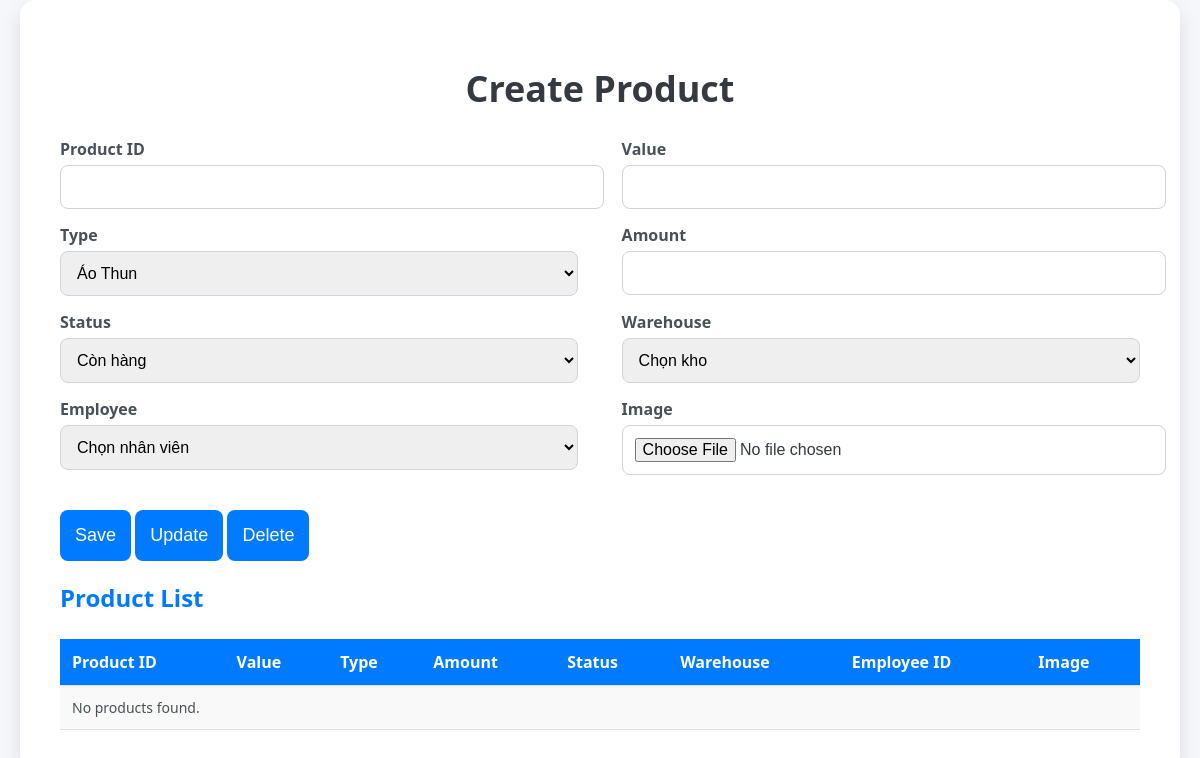
The app's page /product (signed in), older data.
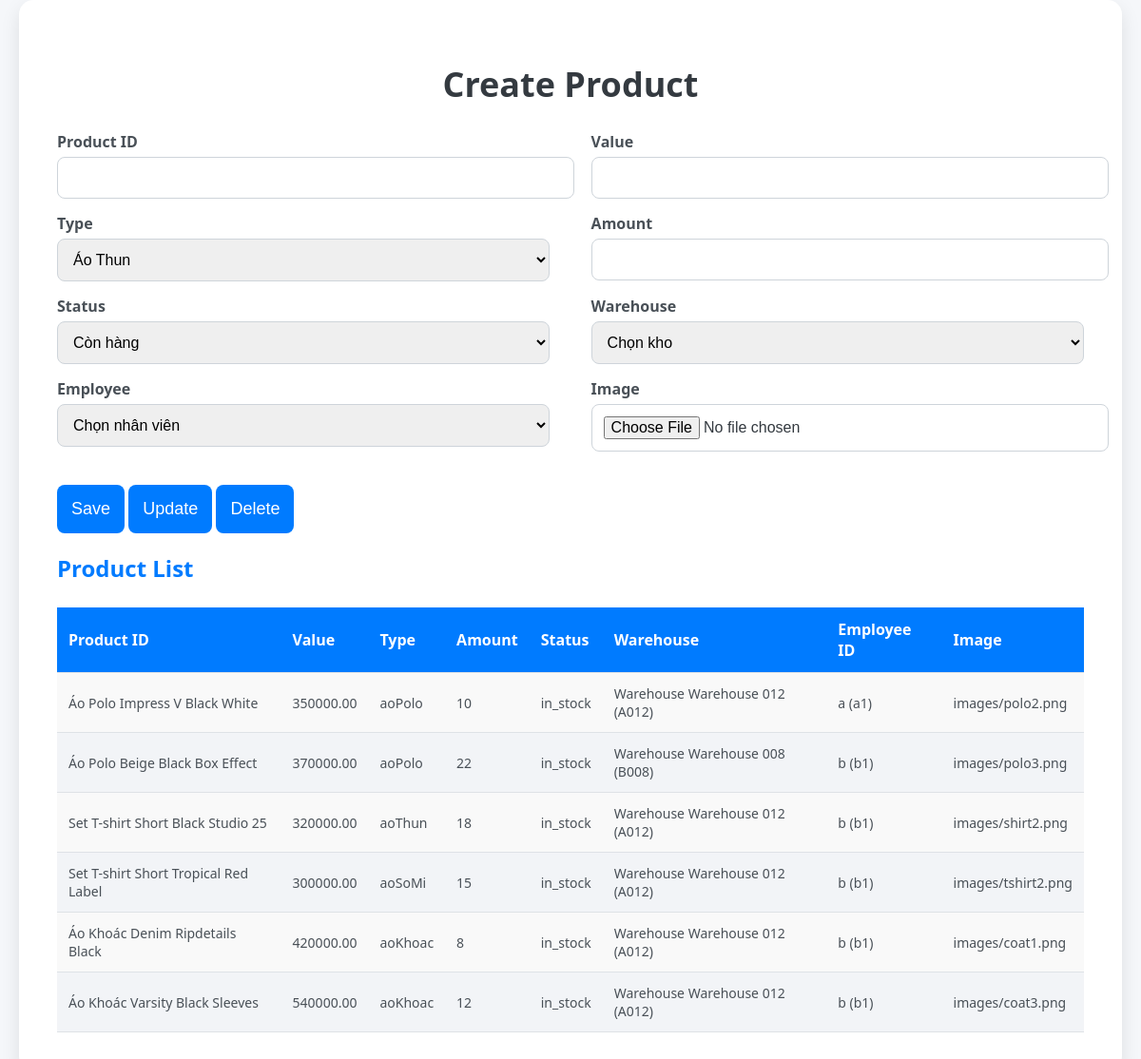
The same page, newer data.
### member/models.py (models this page shows, shortened)
class Employee(models.Model):
    STATUS_CHOICES = [
        ('Active', 'Active'),
        ('Inactive', 'Inactive'),
        ('On Leave', 'On Leave'),
    ]
    employee_id = models.CharField(max_length=10, unique=True)
    name = models.CharField(max_length=100)
    dob = models.DateField()
    phone = models.CharField(max_length=15)
    address = models.TextField()
    email = models.EmailField()
    department = models.CharField(max_length=50)
    position = models.CharField(max_length=50)
    hire_date = models.DateField()
    salary = models.DecimalField(max_digits=10, decimal_places=2)
    status = models.CharField(max_length=10, choices=STATUS_CHOICES, default='Active')
    notes = models.TextField(blank=True, null=True)
    def __str__(self):
        return f"{self.name} ({self.employee_id})"

class Warehouse(models.Model):
    warehouse_id = models.CharField(max_length=10, unique=True)
    name = models.CharField(max_length=100)
    location = models.CharField(max_length=200)
    capacity = models.PositiveIntegerField()  # Sức chứa (số lượng sản phẩm có thể lưu trữ)
    current_stock = models.PositiveIntegerField(default=0)  # Số lượng sản phẩm hiện có trong kho
    def __str__(self):
        return f"Warehouse {self.name} ({self.warehouse_id})"

class Product(models.Model):
    STATUS_CHOICES = [
        ('in_stock', 'Còn hàng'),
        ('running_out', 'Hết hàng'),
    ]
    TYPE_CHOICES = [
        ('aoThun', 'Áo Thun'),
        ('aoSoMi', 'Áo Sơ Mi'),
        ('aoKhoac', 'Áo Khoác'),
        ('aoPolo', 'Áo Polo'),
    ]
    product_id = models.CharField(max_length=100, unique=True)
    value = models.DecimalField(max_digits=10, decimal_places=2) # số lượng sản phẩm trong kho
    type = models.CharField(
        max_length=20,
        choices=TYPE_CHOICES,
        default='aoThun',
    )
    amount = models.PositiveIntegerField()  # Tổng số lượng sản phẩm
    status = models.CharField(
        max_length=20,
        choices=STATUS_CHOICES,
        default='in_stock',
    )
    warehouse = models.ForeignKey(Warehouse, on_delete=models.CASCADE)  # Kho lưu trữ sản phẩm
    employee_id = models.ForeignKey(Employee, on_delete=models.CASCADE)
    image = models.ImageField(upload_to='images', blank=True, null=True)

### member/views.py (the view)
# urls.py: path('product', views.loadProduct, name='product'),
def loadProduct(request):
    if request.user.role != 'admin' and request.user.role != 'manager':
        return render(request, 'error.html')
    if request.method == 'POST':
        form = ProductForm(request.POST, request.FILES)
        if form.is_valid():
            form.save()
            return redirect('product')
    else:
        form = ProductForm()
    product = Product.objects.all()
    return render(request, 'Product.html', {'form': form, 'Products': product})

### member/forms.py
class ProductForm(forms.ModelForm):
    warehouse = forms.ModelChoiceField(
        queryset=Warehouse.objects.all(),
        empty_label="Chọn kho",
        widget=forms.Select(attrs={'class': 'form-input'})
    )
    employee_id = forms.ModelChoiceField(
        queryset=Employee.objects.all(),
        empty_label="Chọn nhân viên",
        widget=forms.Select(attrs={'class': 'form-input'})
    )
    class Meta:
        model = Product
        fields = ['product_id', 'value', 'type', 'amount', 'status', 'warehouse', 'employee_id', 'image']  # Include warehouse
        widgets = {
            'product_id': forms.TextInput(attrs={'class': 'form-input'}),
            'value': forms.NumberInput(attrs={'step': '1', 'class': 'form-input'}),
            'type': forms.Select(choices=Product.TYPE_CHOICES, attrs={'class': 'form-input'}),
            'amount': forms.NumberInput(attrs={'class': 'form-input'}),
            'status': forms.Select(choices=Product.STATUS_CHOICES, attrs={'class': 'form-input'}),
            'image': forms.FileInput(attrs={'class': 'form-input'}),
        }

### member/template/Product.html (shortened to what this page needs)
{% load static %}
<!DOCTYPE html>
<html lang="en">
<head>
    <link rel="stylesheet" href="{% static 'css/style.css' %}">
</head>
<body>
    <div class="container">
        <h1>Create Product</h1>
        <div class="form-container" >
            <form method="post" id="main-form" enctype="multipart/form-data">
                <div class="form-row-group">
                    <div class="form-row">
                        <label for="{{ form.product_id.id_for_label }}">Product ID</label>
                        {{ form.product_id }}
                    </div>
                    <div class="form-row">
                        <label for="{{ form.value.id_for_label }}">Value</label>
                        {{ form.value }}
                    </div>
                </div>
                <div class="form-row-group">
                    <div class="form-row">
                        <label for="{{ form.type.id_for_label }}">Type</label>
                        {{ form.type }}
                    </div>
                    <div class="form-row">
                        <label for="{{ form.amount.id_for_label }}">Amount</label>
                        {{ form.amount }}
                    </div>
                </div>
                <div class="form-row-group">
                    <div class="form-row">
                        <label for="{{ form.status.id_for_label }}">Status</label>
                        {{ form.status }}
                    </div>
                    <div class="form-row">
                        <label for="{{ form.warehouse.id_for_label }}">Warehouse</label>
                        {{ form.warehouse }}
                    </div>
                </div>
                <div class="form-row-group">
                    <div class="form-row">
                        <label for="{{ form.employee_id.id_for_label }}">Employee</label>
                        {{ form.employee_id }}
                    </div>
                    <div class="form-row">
                        <label for="{{ form.image.id_for_label }}">Image</label>
                        {{ form.image }}
                    </div>
                </div>
                <button type="submit">Save</button>
                <button type="button" id="update-button">Update</button>
                <button type="button" id="delete-button">Delete</button>
            </form>
        </div>
        <div class="grid-container">
            <h2>Product List</h2>
            <table>
                <thead>
                    <tr>
                        <th>Product ID</th>
                        <th>Value</th>
                        <th>Type</th>
                        <th>Amount</th>
                        <th>Status</th>
                        <th>Warehouse</th>
                        <th>Employee ID</th>
                        <th>Image</th>
                    </tr>
                </thead>
                <tbody>
                    {% for Product in Products %}
                    <tr>
                        <td>{{ Product.product_id }}</td>
                        <td>{{ Product.value }}</td>
                        <td>{{ Product.type }}</td>
                        <td>{{ Product.amount }}</td>
                        <td>{{ Product.status }}</td>
                        <td>{{ Product.warehouse }}</td>
                        <td>{{ Product.employee_id }}</td>
                        <td>{{ Product.image }}</td>
                    </tr>
                    {% empty %}
                    <tr>
                        <td colspan="12">No products found.</td>
                    </tr>
                    {% endfor %}
                </tbody>
            </table>
        </div>
    </div>
</body>
</html>

Row changes from the older to the newer data that the page shows:
added Warehouse: warehouse "Chọn kho"
added Product: product_id "Áo Polo Impress V Black White", value "350000.00", type "aoPolo", amount "10", status "in_stock", warehouse "Warehouse Warehouse 012 (A012)", employee_id "a (a1)", image "images/polo2.png"
added Product: product_id "Áo Polo Beige Black Box Effect", value "370000.00", type "aoPolo", amount "22", status "in_stock", warehouse "Warehouse Warehouse 008 (B008)", employee_id "b (b1)", image "images/polo3.png"
added Product: product_id "Set T-shirt Short Black Studio 25", value "320000.00", type "aoThun", amount "18", status "in_stock", warehouse "Warehouse Warehouse 012 (A012)", employee_id "b (b1)", image "images/shirt2.png"
added Product: product_id "Set T-shirt Short Tropical Red Label", value "300000.00", type "aoSoMi", amount "15", status "in_stock", warehouse "Warehouse Warehouse 012 (A012)", employee_id "b (b1)", image "images/tshirt2.png"
added Product: product_id "Áo Khoác Denim Ripdetails Black", value "420000.00", type "aoKhoac", amount "8", status "in_stock", warehouse "Warehouse Warehouse 012 (A012)", employee_id "b (b1)", image "images/coat1.png"
added Product: product_id "Áo Khoác Varsity Black Sleeves", value "540000.00", type "aoKhoac", amount "12", status "in_stock", warehouse "Warehouse Warehouse 012 (A012)", employee_id "b (b1)", image "images/coat3.png"
Text that changed along with them:
form field warehouse: "Chọn kho" → (not shown)
text no longer shown: "No products found."
